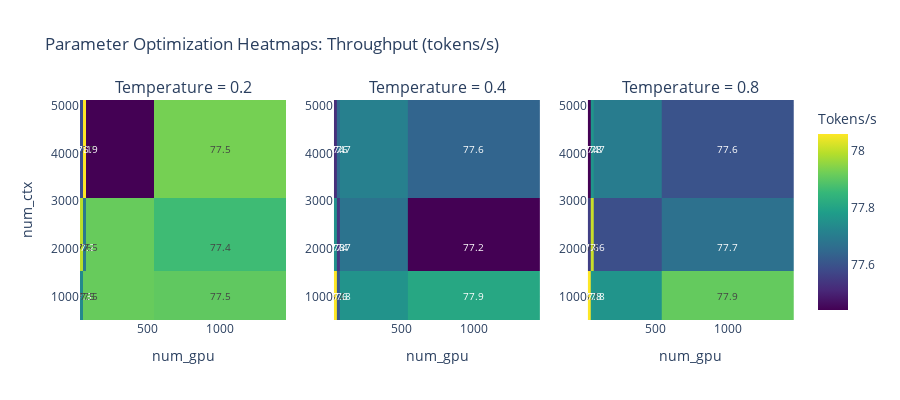

The notebook cell saved with this chart:
### Code cell
# Heatmap Grid: 3 Temperature Levels Side-by-Side
def create_parameter_heatmaps():
    """Create heatmaps showing parameter impact on throughput for each temperature"""

    # Create pivot tables for each temperature setting
    temps = sorted(param_df["temperature"].unique())

    fig = make_subplots(
        rows=1,
        cols=len(temps),
        subplot_titles=[f"Temperature = {t}" for t in temps],
        specs=[[{"type": "heatmap"} for _ in temps]],
    )

    for idx, temp in enumerate(temps, 1):
        # Filter data for this temperature
        temp_data = param_df[param_df["temperature"] == temp]

        # Create pivot table
        pivot = temp_data.pivot_table(
            values="tokens_s", index="num_ctx", columns="num_gpu", aggfunc="mean"
        )

        # Add heatmap
        fig.add_trace(
            go.Heatmap(
                z=pivot.values,
                x=pivot.columns,
                y=pivot.index,
                colorscale="Viridis",
                text=np.round(pivot.values, 1),
                texttemplate="%{text}",
                textfont={"size": 10},
                colorbar=(
                    dict(title="Tokens/s")
                    if idx == len(temps)
                    else dict(showticklabels=False)
                ),
                showscale=(idx == len(temps)),
            ),
            row=1,
            col=idx,
        )

        # Update axes
        fig.update_xaxes(title_text="num_gpu", row=1, col=idx)
        if idx == 1:
            fig.update_yaxes(title_text="num_ctx", row=1, col=idx)

    fig.update_layout(
        title="Parameter Optimization Heatmaps: Throughput (tokens/s)",
        height=400,
        font=dict(size=12),
    )

    return fig


# Create heatmaps
param_heatmap = create_parameter_heatmaps()
param_heatmap.show()

# Show top 5 configurations
print("\n🎯 Top 5 Optimal Configurations:")
top_configs = param_df.nlargest(5, "tokens_s")[
    ["num_gpu", "num_ctx", "temperature", "tokens_s", "ttft_s"]
]
print(top_configs.to_string(index=False))

### Figure 1 — Plotly figure (JSON) as saved in the notebook; plotly's stock layout.template omitted (floating-point values rounded to 4 significant figures)
{"data": [{"colorbar": {"showticklabels": false}, "colorscale": [[0, "#440154"], [0.1111, "#482878"], [0.2222, "#3e4989"], [0.3333, "#31688e"], [0.4444, "#26828e"], [0.5556, "#1f9e89"], [0.6667, "#35b779"], [0.7778, "#6ece58"], [0.8889, "#b5de2b"], [1, "#fde725"]], "showscale": false, "text": [[77.3, 77.5, 77.5, 77.5], [77.6, 77.2, 77.5, 77.4], [77.1, 77.7, 76.9, 77.5]], "textfont": {"size": 10}, "texttemplate": "%{text}", "type": "heatmap", "x": [40, 60, 80, 999], "xaxis": "x", "y": [1024, 2048, 4096], "yaxis": "y", "z": [[77.29, 77.51, 77.51, 77.5], [77.61, 77.24, 77.51, 77.45], [77.11, 77.69, 76.93, 77.53]]}, {"colorbar": {"showticklabels": false}, "colorscale": [[0, "#440154"], [0.1111, "#482878"], [0.2222, "#3e4989"], [0.3333, "#31688e"], [0.4444, "#26828e"], [0.5556, "#1f9e89"], [0.6667, "#35b779"], [0.7778, "#6ece58"], [0.8889, "#b5de2b"], [1, "#fde725"]], "showscale": false, "text": [[78.4, 77.6, 77.8, 77.9], [77.8, 77.4, 77.7, 77.2], [77.4, 77.6, 77.7, 77.6]], "textfont": {"size": 10}, "texttemplate": "%{text}", "type": "heatmap", "x": [40, 60, 80, 999], "xaxis": "x2", "y": [1024, 2048, 4096], "yaxis": "y2", "z": [[78.42, 77.55, 77.83, 77.93], [77.82, 77.4, 77.67, 77.21], [77.37, 77.63, 77.74, 77.6]]}, {"colorbar": {"title": {"text": "Tokens/s"}}, "colorscale": [[0, "#440154"], [0.1111, "#482878"], [0.2222, "#3e4989"], [0.3333, "#31688e"], [0.4444, "#26828e"], [0.5556, "#1f9e89"], [0.6667, "#35b779"], [0.7778, "#6ece58"], [0.8889, "#b5de2b"], [1, "#fde725"]], "showscale": true, "text": [[78.1, 77.8, 77.8, 77.9], [77.6, 78.0, 77.6, 77.7], [77.4, 77.8, 77.7, 77.6]], "textfont": {"size": 10}, "texttemplate": "%{text}", "type": "heatmap", "x": [40, 60, 80, 999], "xaxis": "x3", "y": [1024, 2048, 4096], "yaxis": "y3", "z": [[78.06, 77.77, 77.76, 77.91], [77.56, 78.01, 77.59, 77.67], [77.44, 77.76, 77.7, 77.6]]}], "layout": {"annotations": [{"font": {"size": 16}, "showarrow": false, "text": "Temperature = 0.2", "x": 0.1444, "xanchor": "center", "xref": "paper", "y": 1, "yanchor": "bottom", "yref": "paper"}, {"font": {"size": 16}, "showarrow": false, "text": "Temperature = 0.4", "x": 0.5, "xanchor": "center", "xref": "paper", "y": 1, "yanchor": "bottom", "yref": "paper"}, {"font": {"size": 16}, "showarrow": false, "text": "Temperature = 0.8", "x": 0.8556, "xanchor": "center", "xref": "paper", "y": 1, "yanchor": "bottom", "yref": "paper"}], "font": {"size": 12}, "height": 400, "title": {"text": "Parameter Optimization Heatmaps: Throughput (tokens/s)"}, "xaxis": {"anchor": "y", "domain": [0, 0.2889], "title": {"text": "num_gpu"}}, "xaxis2": {"anchor": "y2", "domain": [0.3556, 0.6444], "title": {"text": "num_gpu"}}, "xaxis3": {"anchor": "y3", "domain": [0.7111, 1], "title": {"text": "num_gpu"}}, "yaxis": {"anchor": "x", "domain": [0, 1], "title": {"text": "num_ctx"}}, "yaxis2": {"anchor": "x2", "domain": [0, 1]}, "yaxis3": {"anchor": "x3", "domain": [0, 1]}}}
